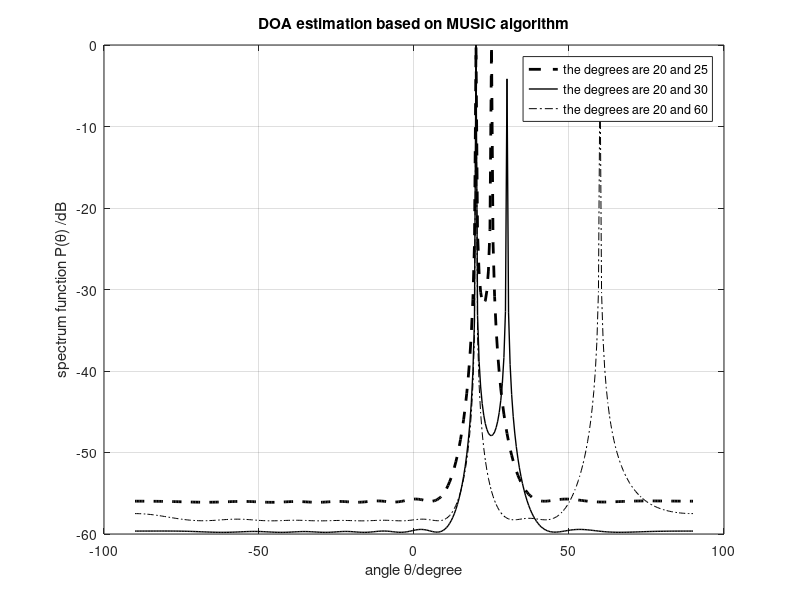

Reproduce this figure in MATLAB.
%the relationship between DOA estimation and the signal incident angle
%difference

clc
clear all
format long
N=200;
doa1=[20 25]/180*pi;
doa2=[20 30]/180*pi;
doa3=[20 60]/180*pi;
w=[pi/4 pi/3]';
M=10;
P=length(w);
lambda=150;
d=lambda/2;
snr=20;
D=zeros(P,M);
for k=1:P
D1(k,:)=exp(-j*2*pi*d*sin(doa1(k))/lambda*[0:M-1]);
D2(k,:)=exp(-j*2*pi*d*sin(doa2(k))/lambda*[0:M-1]);
D3(k,:)=exp(-j*2*pi*d*sin(doa3(k))/lambda*[0:M-1]);
end
D1=D1';
D2=D2';
D3=D3';
xx=2*exp(j*(w*[1:N]));
x1=D1*xx;
x2=D2*xx;
x3=D3*xx;
x1=x1+awgn(x1,snr);
x2=x2+awgn(x2,snr);
x3=x3+awgn(x3,snr);
R1=x1*x1';
R2=x2*x2';
R3=x3*x3';
[N1,V1]=eig(R1);
[N2,V2]=eig(R2);
[N3,V3]=eig(R3);
NN1=N1(:,1:M-P);
NN2=N2(:,1:M-P);
NN3=N3(:,1:M-P);
theta=-90:0.5:90;
for ii=1:length(theta)
SS=zeros(1,length(M));
for jj=0:M-1
SS(1+jj)=exp(-j*2*jj*pi*d*sin(theta(ii)/180*pi)/lambda);
end
PP1=SS*NN1*NN1'*SS';
PP2=SS*NN2*NN2'*SS';
PP3=SS*NN3*NN3'*SS';
Pmusic1(ii)=abs(1/ PP1);
Pmusic2(ii)=abs(1/ PP2);
Pmusic3(ii)=abs(1/ PP3);
end
Pmusic1=10*log10(Pmusic1/max(Pmusic1));
Pmusic2=10*log10(Pmusic2/max(Pmusic2));
Pmusic3=10*log10(Pmusic3/max(Pmusic3));
plot(theta,Pmusic1,'--k','linewidth',2.0)
hold on
plot(theta,Pmusic2,'-k','linewidth',1.0)
hold on
plot(theta,Pmusic3,'-.k','linewidth',0.1)
hold off
xlabel('angle \theta/degree')
ylabel('spectrum function P(\theta) /dB')
title('DOA estimation based on MUSIC algorithm')
legend('the degrees are 20 and 25','the degrees are 20 and 30','the degrees are 20 and 60')
grid on